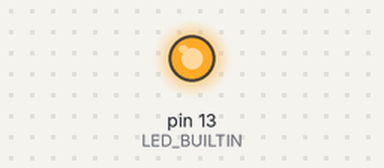
This sketch was run on a simulated Arduino Uno, built with avr-gcc and run on an emulated ATmega328P. Parts: output pins drawn as LEDs (lit = HIGH).

Above: at 0.15 s.
At 9.6 s:
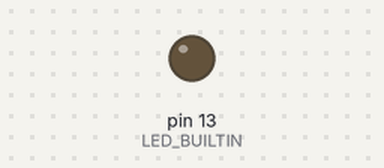
Timing chart, 0 to 14.0 s (numbered marks = the images above):
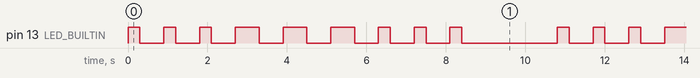

The sketch:

1b.ino
```cpp
/*
  Домашняя работа №1
  LED & Button
  Ex-s 1b
*/

void setup() {
  pinMode(13, OUTPUT);
}

void loop() {
  for (int i = 0; i <3; i++){
    tochka();
  }
  for (int i = 0; i <3; i++){
    tire();
  }
  for (int i = 0; i <3; i++){
    tochka();
  }
  probel();
}

void tire() {
  digitalWrite(LED_BUILTIN, HIGH);
  delay(600);
  digitalWrite(LED_BUILTIN, LOW);
  delay(600);
}

void tochka() {
  digitalWrite(LED_BUILTIN, HIGH);
  delay(300);
  digitalWrite(LED_BUILTIN, LOW);
  delay(600);
}

void probel() {
  delay(1800);
}
```

Measured:
- by itself, pin 13 (LED_BUILTIN): repeats every 10.8 s: 2 × (LOW 0.60 s, HIGH 0.30 s), 3 × (LOW 0.60 s, HIGH 0.60 s), 3 × (LOW 0.60 s, HIGH 0.30 s), LOW 2.4 s, HIGH 0.30 s
- by itself, everything shown: repeats every 10.8 s, in 18 steps
